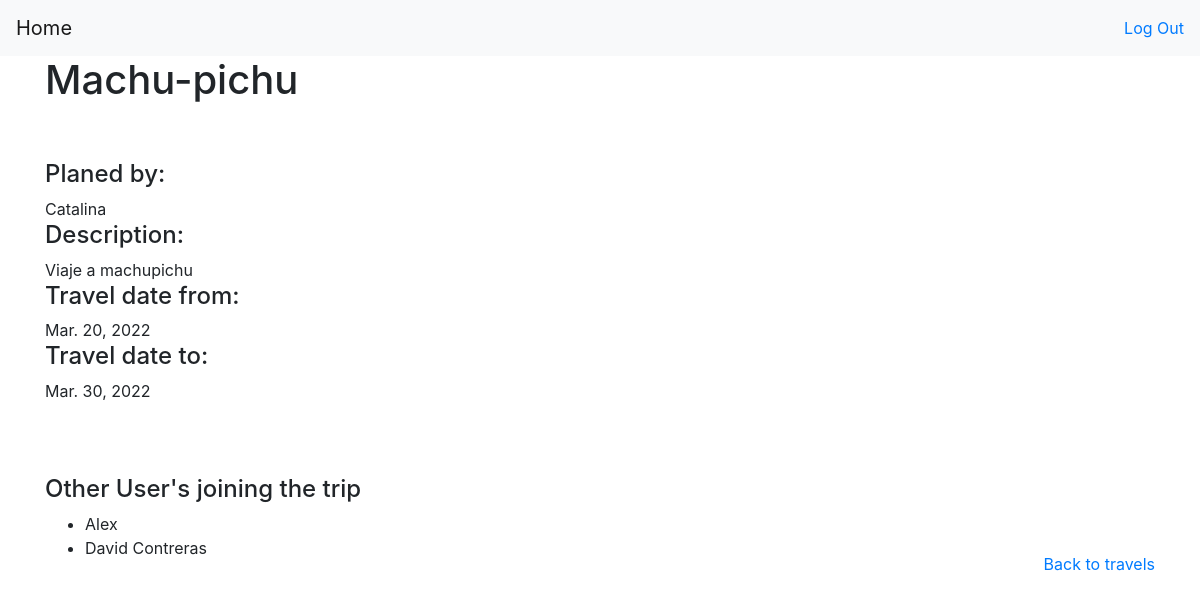
Screenshot of /travels/destination/5 (signed in) with the database file from the repository.
### travel_buddy/models.py (models this page shows)
class Travel(models.Model):
    destination = models.CharField(max_length=100)
    plan = models.CharField(max_length=255)
    start_date = models.DateField()
    end_date = models.DateField()
    user = models.ForeignKey(User, on_delete=CASCADE, related_name="travels")
    joined = models.ManyToManyField(User, related_name="join")
    created_at = models.DateTimeField(auto_now_add=True)
    updated_at = models.DateTimeField(auto_now=True)

### login/models.py (models this page shows)
class User(models.Model):
    name = models.CharField(max_length=100)
    user_name = models.CharField(max_length=100)
    password = models.CharField(max_length=100)
    created_at = models.DateTimeField(auto_now_add=True)
    updated_at = models.DateTimeField(auto_now=True)
    objects = UserManager()

### travel_buddy/views.py (the view)
# urls.py: path('destination/<int:travel_id>', views.view_travel, name='view_travel'),
def view_travel(request, travel_id):
    if 'user_id' not in request.session:
        return redirect('/')
    context = {
        'user': User.objects.get(travels=(Travel.objects.get(id = travel_id))),
        'travel': Travel.objects.get(id = travel_id),
        'other_users': User.objects.filter(join=travel_id).exclude(travels=(Travel.objects.get(id = travel_id))),
    }
    return render(request, 'destination.html', context)

### login/templates/destination.html (shortened to what this page needs)
<!DOCTYPE html>
<html lang="en">
<head>
    <link rel="stylesheet" href="https://cdn.jsdelivr.net/npm/bootstrap@4.6.0/dist/css/bootstrap.min.css">
</head>
<body>
    {% include "navbar.html" %}
    <div class="container">
        <div class="row">
            <div class="col">
                <h1>{{travel.destination}}</h1><br><br>
                <h4>Planed by: </h4> {{user.name}}</h4><br>
                <h4>Description: </h4>{{travel.plan}}
                <h4>Travel date from: </h4>{{travel.start_date}}
                <h4>Travel date to: </h4>{{travel.end_date}}
            </div>
        </div><br><br><br>
        <div class="row justify-content-between">
            <div class="col-8">
                <h4>Other User's joining the trip</h4>
                <ul>
                    {% for o_user in other_users %}
                    <li>{{ o_user.name }}</li>
                    {% endfor %}
                </ul>
            </div>
            <div class="col-4 text-right align-self-end">
                <a href="{% url 'travels' %}">Back to travels</a>
            </div>
        </div>
    </div>

### rows the page displays
Travel: destination "Machu-pichu", plan "Viaje a machupichu", start_date "Mar. 20, 2022", end_date "Mar. 30, 2022"
User: name "Catalina"
User: name "Alex"
User: name "David Contreras"
